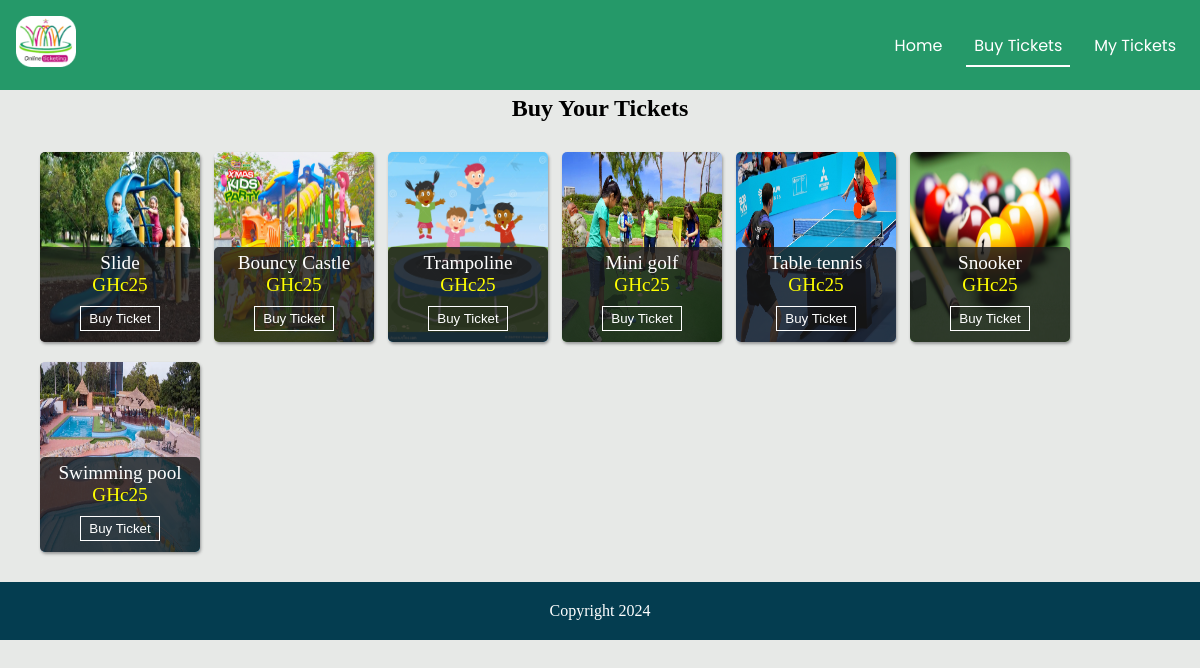
Screenshot of /client/ticket.php with the database file from the repository.
### tables this page shows
CREATE TABLE `departments` (
  `id` int(11) NOT NULL,
  `name` varchar(100) NOT NULL,
  `image` varchar(20) DEFAULT NULL,
  `price` int(11) NOT NULL,
  PRIMARY KEY (`id`)
);

### client/ticket.php (the view, shortened to what this page needs)
<?php
 include '../connection.php';
 $SELECT = "SELECT *FROM departments limit 7";
 $query = $connection -> query($SELECT);
 ?>
<!DOCTYPE html>
<html lang="en">
  <head>
    <link
      rel="stylesheet"
      href="https://cdnjs.cloudflare.com/ajax/libs/font-awesome/6.4.0/css/all.min.css"
    />
    <link rel="stylesheet" href="../css/ticket.css" />
  </head>
  <body>
    <nav>
      <a href="#home" id="logo"><img src="../images/logo.png"></a>
      <ul><li>
          <a href="dashboard.php" >Home</a>
        </li>
        <li>
          <a href="" class="active">Buy Tickets</a>
        </li>
        <li>
          <a href="mytickets.php" class="">My Tickets</a>
        </li>
      </ul>
    </nav>
    <h2>Buy Your Tickets</h2>
    <div class="departments">
    <?php
       while($res = mysqli_fetch_assoc($query)){
        echo '
        <div class="department" style="background-image: url(../images/'.$res['image'].'); background-repeat:round">
        <div class="empty">
        </div>
        <div class="eventdetails">
          <p>'.$res['name'].'</p>
          <p style="color:yellow">GHc'.$res['price'].'</p>
          <a href="purchase.php?id='.$res['id'].'&name='.$res['name'].'"><button>Buy Ticket</button></a>
        </div>
        </div>
        ';
       }
    ?>
      </div>
    <footer>
      <p>Copyright 2024</p>
  </footer>
  </body>
</html>

### css/ticket.css (style rules this page uses)
* { padding: 0; margin: 0; box-sizing: border-box; }
body { background-color: #e7e9e7; }
nav { font-family: "Poppins", sans-serif; display: flex; align-items: center; justify-content: space-between; background-color: #259969; padding: 1em; }
nav a { text-decoration: none; text-transform: capitalize; color: #ffffff; }
#logo img { width:60px; }
ul { list-style: none; display: flex; gap: 1em; }
ul a { padding: 0.5em; }
.departments { height: fit-content; margin: 20px auto; width: 95%; }
.department { margin-bottom: 10px; height: 190px; width: 160px; display:inline-block; margin-left: 10px; margin-top: 10px; border-radius: 5px; box-shadow: 1px 2px 3px rgb(151, 152, 152); }
.active { border-bottom: 2px solid #ffffff; }
h2 { text-align: center; margin-top: 5px; margin-bottom: 20px; }
.empty,.eventdetails { width: 100%; height: 50%; }
.eventdetails { background-color: #191a1acc; color: white; text-align: center; padding-top: 5px; border-radius: 5px; }
.eventdetails p { font-size:larger; width:100%; }
button { border:1px solid white; padding:4px; width:80px; background-color: transparent; color: white; margin-top: 10px; }
footer { background-color: #043d50; padding: 20px; display: flex; justify-content: center; align-items: center; color: #ffffff; }

### rows the page displays
departments: image (picture), name "Slide", price "25"
departments: image (picture), name "Bouncy Castle", price "25"
departments: image (picture), name "Trampoline", price "25"
departments: image (picture), name "Mini golf", price "25"
departments: image (picture), name "Table tennis", price "25"
departments: image (picture), name "Snooker", price "25"
departments: image (picture), name "Swimming pool", price "25"
